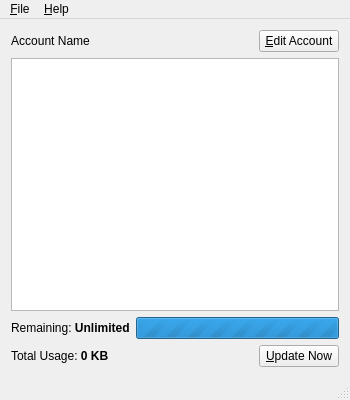
<?xml version="1.0" encoding="UTF-8"?>
<ui version="4.0">
 <class>MainWindow</class>
 <widget class="QMainWindow" name="MainWindow">
  <property name="geometry">
   <rect>
    <x>0</x>
    <y>0</y>
    <width>350</width>
    <height>400</height>
   </rect>
  </property>
  <property name="sizePolicy">
   <sizepolicy hsizetype="Fixed" vsizetype="Preferred">
    <horstretch>0</horstretch>
    <verstretch>0</verstretch>
   </sizepolicy>
  </property>
  <property name="minimumSize">
   <size>
    <width>350</width>
    <height>400</height>
   </size>
  </property>
  <property name="maximumSize">
   <size>
    <width>350</width>
    <height>16777215</height>
   </size>
  </property>
  <property name="windowTitle">
   <string>Bangla Lion Usage</string>
  </property>
  <property name="windowIcon">
   <iconset resource="blusage.qrc">
    <normaloff>:/blusage.png</normaloff>:/blusage.png</iconset>
  </property>
  <widget class="QWidget" name="centralWidget">
   <layout class="QGridLayout" name="gridLayout">
    <item row="0" column="0">
     <layout class="QHBoxLayout" name="horizontalLayout_2">
      <item>
       <widget class="QLabel" name="accountName">
        <property name="text">
         <string>Account Name</string>
        </property>
        <property name="scaledContents">
         <bool>false</bool>
        </property>
        <property name="alignment">
         <set>Qt::AlignCenter</set>
        </property>
       </widget>
      </item>
      <item>
       <spacer name="horizontalSpacer_2">
        <property name="orientation">
         <enum>Qt::Horizontal</enum>
        </property>
        <property name="sizeHint" stdset="0">
         <size>
          <width>40</width>
          <height>20</height>
         </size>
        </property>
       </spacer>
      </item>
      <item>
       <widget class="QPushButton" name="editAccount">
        <property name="text">
         <string>&amp;Edit Account</string>
        </property>
       </widget>
      </item>
     </layout>
    </item>
    <item row="1" column="0">
     <widget class="QTreeView" name="treeView"/>
    </item>
    <item row="2" column="0">
     <layout class="QHBoxLayout" name="horizontalLayout_3">
      <item>
       <widget class="QLabel" name="remainingLabel">
        <property name="text">
         <string>Remaining: &lt;b&gt;Unlimited&lt;/b&gt;</string>
        </property>
       </widget>
      </item>
      <item>
       <widget class="QProgressBar" name="progressBar">
        <property name="enabled">
         <bool>true</bool>
        </property>
        <property name="maximum">
         <number>0</number>
        </property>
        <property name="value">
         <number>734</number>
        </property>
       </widget>
      </item>
     </layout>
    </item>
    <item row="3" column="0">
     <layout class="QHBoxLayout" name="horizontalLayout">
      <item>
       <widget class="QLabel" name="totalLabel">
        <property name="text">
         <string>Total Usage: &lt;b&gt;0 KB&lt;/b&gt;</string>
        </property>
       </widget>
      </item>
      <item>
       <spacer name="horizontalSpacer">
        <property name="orientation">
         <enum>Qt::Horizontal</enum>
        </property>
        <property name="sizeHint" stdset="0">
         <size>
          <width>40</width>
          <height>20</height>
         </size>
        </property>
       </spacer>
      </item>
      <item>
       <widget class="QPushButton" name="updateButton">
        <property name="text">
         <string>&amp;Update Now</string>
        </property>
       </widget>
      </item>
     </layout>
    </item>
   </layout>
  </widget>
  <widget class="QStatusBar" name="statusBar">
   <property name="enabled">
    <bool>true</bool>
   </property>
  </widget>
  <widget class="QMenuBar" name="menuBar">
   <property name="geometry">
    <rect>
     <x>0</x>
     <y>0</y>
     <width>350</width>
     <height>25</height>
    </rect>
   </property>
   <widget class="QMenu" name="menuFile">
    <property name="title">
     <string>&amp;File</string>
    </property>
    <addaction name="action_Account"/>
    <addaction name="action_Update"/>
    <addaction name="actionInvoice"/>
    <addaction name="separator"/>
    <addaction name="action_Quit"/>
   </widget>
   <widget class="QMenu" name="menu_Help">
    <property name="title">
     <string>&amp;Help</string>
    </property>
    <addaction name="action_About"/>
   </widget>
   <addaction name="menuFile"/>
   <addaction name="menu_Help"/>
  </widget>
  <action name="action_Account">
   <property name="text">
    <string>&amp;Account</string>
   </property>
   <property name="shortcut">
    <string>Ctrl+A</string>
   </property>
  </action>
  <action name="action_Update">
   <property name="text">
    <string>&amp;Update</string>
   </property>
   <property name="shortcut">
    <string>Ctrl+U</string>
   </property>
  </action>
  <action name="action_Quit">
   <property name="text">
    <string>&amp;Quit</string>
   </property>
   <property name="shortcut">
    <string>Ctrl+Q</string>
   </property>
  </action>
  <action name="action_About">
   <property name="text">
    <string>&amp;About</string>
   </property>
  </action>
  <action name="actionInvoice">
   <property name="text">
    <string>&amp;Invoice</string>
   </property>
   <property name="shortcut">
    <string>Ctrl+I</string>
   </property>
  </action>
 </widget>
 <layoutdefault spacing="6" margin="11"/>
 <resources>
  <include location="blusage.qrc"/>
 </resources>
 <connections>
  <connection>
   <sender>editAccount</sender>
   <signal>clicked()</signal>
   <receiver>action_Account</receiver>
   <slot>trigger()</slot>
   <hints>
    <hint type="sourcelabel">
     <x>276</x>
     <y>49</y>
    </hint>
    <hint type="destinationlabel">
     <x>-1</x>
     <y>-1</y>
    </hint>
   </hints>
  </connection>
  <connection>
   <sender>updateButton</sender>
   <signal>clicked()</signal>
   <receiver>action_Update</receiver>
   <slot>trigger()</slot>
   <hints>
    <hint type="sourcelabel">
     <x>278</x>
     <y>350</y>
    </hint>
    <hint type="destinationlabel">
     <x>-1</x>
     <y>-1</y>
    </hint>
   </hints>
  </connection>
  <connection>
   <sender>action_Quit</sender>
   <signal>triggered()</signal>
   <receiver>MainWindow</receiver>
   <slot>close()</slot>
   <hints>
    <hint type="sourcelabel">
     <x>-1</x>
     <y>-1</y>
    </hint>
    <hint type="destinationlabel">
     <x>174</x>
     <y>199</y>
    </hint>
   </hints>
  </connection>
 </connections>
</ui>
